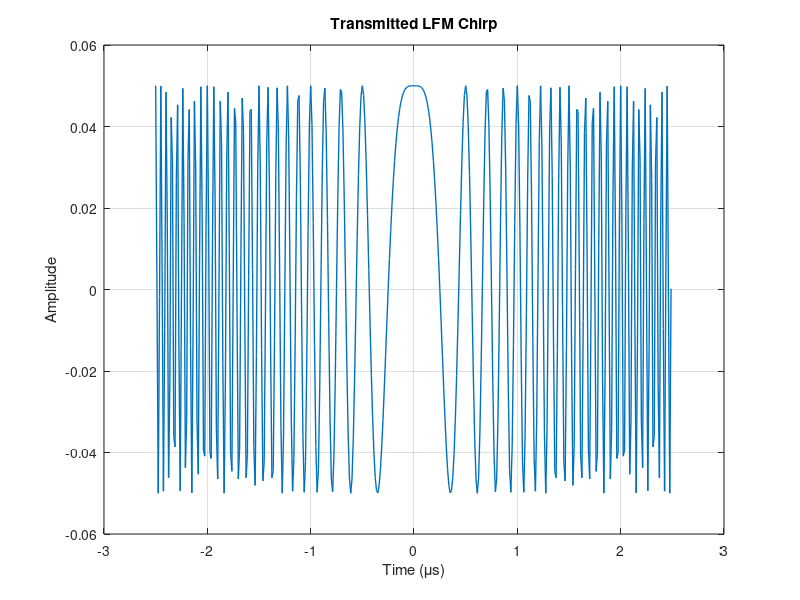
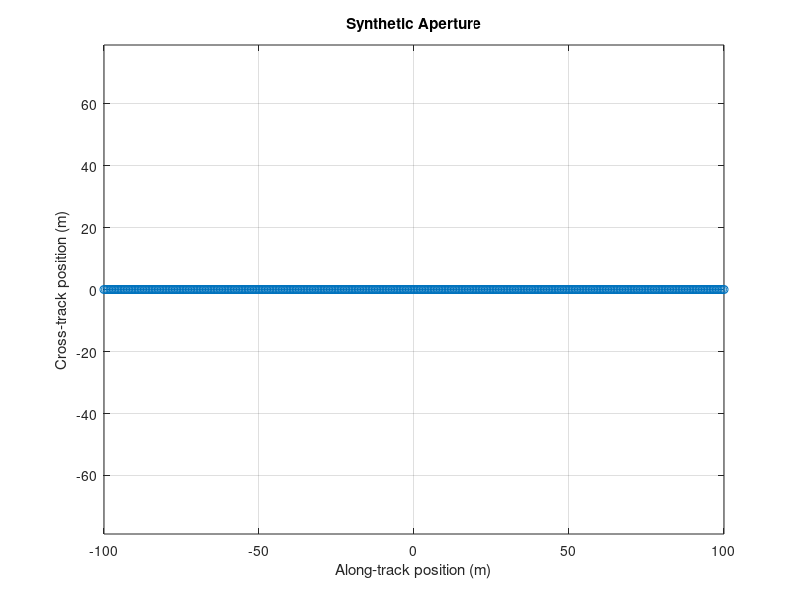
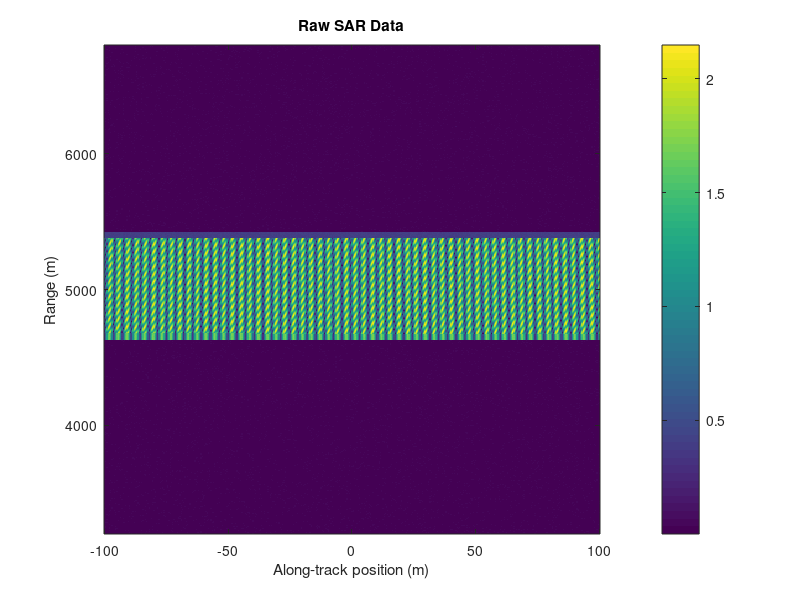
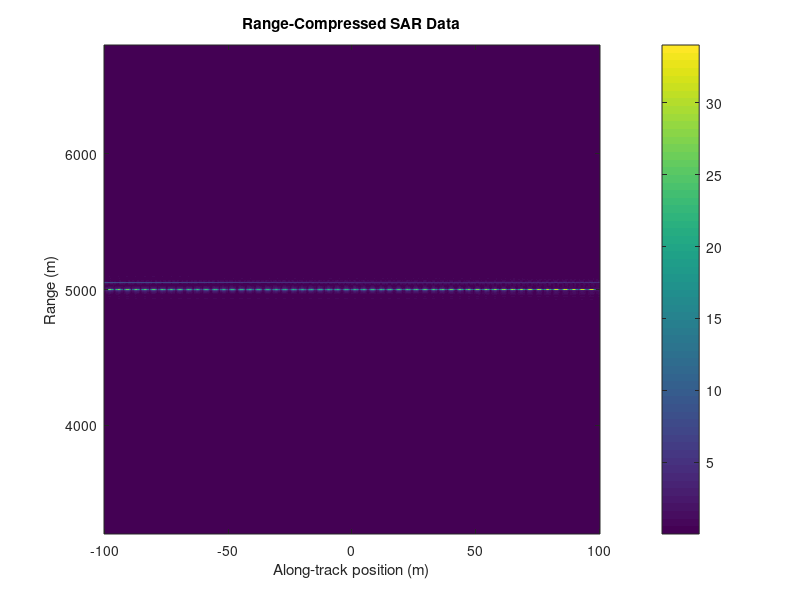

Write MATLAB code to recreate these figures, in order.
clear;
clc;
close all;

%% SAR Simulation
% LFM chirp -> raw SAR data -> range compression
% -> backprojection -> focused image

%% Radar parameters

c = 3e8;                    % speed of light
fc = 5.3e9;                 % carrier frequency
lambda = c/fc;              % wavelength

B = 40e6;                   % bandwidth
Tp = 5e-6;                  % pulse duration
K = B/Tp;                   % chirp rate

v = 100;                    % radar velocity
R0 = 5000;                  % reference range

fprintf("Wavelength = %.4f m\n", lambda);
fprintf("Range resolution = %.2f m\n", c/(2*B));
fprintf("Chirp rate = %.2e Hz/s\n", K);


%% Sampling

fs = 80e6;
dt = 1/fs;


%% Transmitted chirp

t_tx = -Tp/2 : dt : Tp/2-dt;
Nt = length(t_tx);

tx = exp(1j*pi*K*t_tx.^2);

% Normalize the chirp
tx = tx / sqrt(sum(abs(tx).^2));

figure;
plot(t_tx*1e6, real(tx), 'LineWidth', 1);

xlabel('Time (\mus)');
ylabel('Amplitude');
title('Transmitted LFM Chirp');
grid on;


%% Radar movement

aperture = 200;             % aperture length
Na = 401;                   % number of radar positions

x_radar = linspace(-aperture/2, aperture/2, Na);

figure;
plot(x_radar, zeros(size(x_radar)), 'o-');

xlabel('Along-track position (m)');
ylabel('Cross-track position (m)');
title('Synthetic Aperture');
grid on;
axis equal;


%% Targets
% [x position, range, reflectivity]

targets = [
    -40, 5000, 1.0;
      0, 5000, 0.7;
     40, 5050, 0.4
];

fprintf("\nTargets:\n");

for n = 1:size(targets,1)
    fprintf("Target %d: X = %.1f m, Range = %.1f m, Reflectivity = %.2f\n", ...
        n, targets(n,1), targets(n,2), targets(n,3));
end


%% Receive signal

t_rx = -12e-6 : dt : 12e-6;
Nr = length(t_rx);


%% Generate raw SAR data

raw = zeros(Nr, Na);

fprintf("\nGenerating raw SAR data...\n");

for k = 1:Na

    echo_total = zeros(1, Nr);

    % Current radar position
    radar_x = x_radar(k);

    for n = 1:size(targets,1)

        target_x = targets(n,1);
        target_y = targets(n,2);
        target_amp = targets(n,3);

        % Distance between radar and target
        R = sqrt((radar_x-target_x)^2 + target_y^2);

        % Delay relative to the reference range
        tau = 2*(R-R0)/c;

        t_shift = t_rx - tau;

        echo = zeros(1, Nr);

        % Only keep the part where the chirp exists
        valid = abs(t_shift) <= Tp/2;

        echo(valid) = exp(1j*pi*K*t_shift(valid).^2);

        % Phase change due to propagation
        propagation_phase = ...
            exp(-1j*4*pi*(R-R0)/lambda);

        echo_total = echo_total + ...
            target_amp .* echo .* propagation_phase;
    end

    raw(:,k) = echo_total(:);
end

fprintf("Raw SAR data generated.\n");


%% Add noise

noise_level = 0.02;

noise = noise_level/sqrt(2) * ...
    (randn(size(raw)) + 1j*randn(size(raw)));

raw_noisy = raw + noise;


%% Raw data plot

range_raw = R0 + c*t_rx/2;

figure;
imagesc(x_radar, range_raw, abs(raw_noisy));

xlabel('Along-track position (m)');
ylabel('Range (m)');
title('Raw SAR Data');

colorbar;
axis xy;


%% Range compression

fprintf("\nPerforming range compression...\n");

% Matched filter for the transmitted chirp
matched_filter = conj(fliplr(tx));

% FFT size for convolution
Nfft = 2^nextpow2(Nr + Nt - 1);

RAW = fft(raw_noisy, Nfft, 1);
H = fft(matched_filter, Nfft).';

% Apply matched filter
range_compressed_full = ifft(RAW .* H, Nfft, 1);


% Time axis after convolution
t_conv = t_rx(1) + t_tx(1) + ...
    (0:Nfft-1)*dt;

% Keep the useful part
valid_conv = t_conv >= -12e-6 & t_conv <= 12e-6;

compressed = range_compressed_full(valid_conv,:);

t_compressed = t_conv(valid_conv);

range_compressed = R0 + c*t_compressed/2;

fprintf("Range compression complete.\n");


%% Range-compressed data

figure;

imagesc(x_radar, range_compressed, abs(compressed));

xlabel('Along-track position (m)');
ylabel('Range (m)');
title('Range-Compressed SAR Data');

colorbar;
axis xy;


%% Image grid

x_image = linspace(-100, 100, 161);
range_image = linspace(4950, 5100, 121);

Nx = length(x_image);
Ny = length(range_image);

fprintf("\nImage size = %d x %d\n", Ny, Nx);


%% Backprojection

fprintf("\nPerforming SAR focusing...\n");

sar_image = zeros(Ny, Nx);

% Range spacing after compression
dr = range_compressed(2) - range_compressed(1);

Nrc = length(range_compressed);

% Grids for the radar positions and image range
[range_grid, radar_grid] = ndgrid(range_image, x_radar);

% Used for indexing all aperture positions at once
column_offset = (0:Na-1)*Nrc;


for ix = 1:Nx

    image_x = x_image(ix);

    % Distance from each radar position to each image pixel
    R_pixel = sqrt((radar_grid-image_x).^2 + range_grid.^2);

    % Corresponding round-trip delay
    tau_pixel = 2*(R_pixel-R0)/c;

    % Convert delay to range
    sample_range = R0 + c*tau_pixel/2;

    % Fractional sample position
    sample_index = ...
        (sample_range-range_compressed(1))/dr + 1;

    index_low = floor(sample_index);
    index_high = index_low + 1;

    fraction = sample_index-index_low;

    % Check that the interpolation indices are valid
    valid = index_low >= 1 & index_high <= Nrc;

    % Avoid invalid MATLAB indexing
    index_low(~valid) = 1;
    index_high(~valid) = 1;
    fraction(~valid) = 0;

    % Linear interpolation
    data_low = compressed(index_low + column_offset);
    data_high = compressed(index_high + column_offset);

    signal = data_low + ...
        fraction .* (data_high-data_low);

    signal(~valid) = 0;

    % Compensate the propagation phase
    phase_correction = ...
        exp(1j*4*pi*(R_pixel-R0)/lambda);

    signal = signal .* phase_correction;

    % Sum the signals from the whole aperture
    sar_image(:,ix) = sum(signal,2);

    if mod(ix,20) == 0
        fprintf("Processing image column %d / %d\n", ix, Nx);
    end
end

fprintf("SAR focusing complete.\n");


%% Normalize image

sar_abs = abs(sar_image);
sar_abs = sar_abs / max(sar_abs(:));


%% Focused SAR image

figure;

imagesc(x_image, range_image, sar_abs);

xlabel('Along-track position (m)');
ylabel('Range (m)');
title('Focused SAR Image');

colorbar;
axis xy;


%% Image in dB

sar_image_db = 20*log10(sar_abs + eps);

figure;

imagesc(x_image, range_image, sar_image_db);

xlabel('Along-track position (m)');
ylabel('Range (m)');
title('Focused SAR Image (dB)');

colorbar;
caxis([-40 0]);
axis xy;


%% Mark the actual target positions

hold on;

plot(targets(:,1), targets(:,2), ...
    'wx', 'MarkerSize', 12, 'LineWidth', 2);

for n = 1:size(targets,1)

    text(targets(n,1)+3, targets(n,2), ...
        sprintf('T%d',n), ...
        'Color','w', 'FontWeight','bold');

end

hold off;


%% Range profile

% Take the range profile through the strongest azimuth location
[~, strongest_x_index] = max(max(sar_abs,[],1));

range_profile = sar_abs(:,strongest_x_index);

range_profile_db = 20*log10(range_profile + eps);

figure;

plot(range_image, range_profile_db, 'LineWidth', 1.5);

xlabel('Range (m)');
ylabel('Magnitude (dB)');
title('SAR Range Profile');

grid on;
ylim([-40 5]);


%% Azimuth profile

% Take the azimuth profile through the strongest range location
[~, strongest_range_index] = max(max(sar_abs,[],2));

azimuth_profile = sar_abs(strongest_range_index,:);

azimuth_profile_db = 20*log10(azimuth_profile + eps);

figure;

plot(x_image, azimuth_profile_db, 'LineWidth', 1.5);

xlabel('Along-track position (m)');
ylabel('Magnitude (dB)');
title('SAR Azimuth Profile');

grid on;
ylim([-40 5]);


%% Find the three strongest peaks

fprintf("\nDetected image peaks:\n");

% Sort all pixels from strongest to weakest
[~, sorted_indices] = sort(sar_abs(:), 'descend');

num_peaks = 3;
reported = zeros(num_peaks,2);

count = 0;

for k = 1:length(sorted_indices)

    [row,col] = ind2sub(size(sar_abs), sorted_indices(k));

    candidate_x = x_image(col);
    candidate_range = range_image(row);

    % Don't report another peak too close to an existing one
    if count == 0

        count = 1;
        reported(count,:) = [candidate_x candidate_range];

    else

        distance = sqrt( ...
            (reported(1:count,1)-candidate_x).^2 + ...
            (reported(1:count,2)-candidate_range).^2);

        if all(distance > 10)

            count = count + 1;
            reported(count,:) = ...
                [candidate_x candidate_range];

        end
    end

    if count == num_peaks
        break;
    end
end


for n = 1:count

    fprintf("Peak %d: X = %.1f m, Range = %.1f m\n", ...
        n, reported(n,1), reported(n,2));

end


%% Final results

fprintf("\n========================================\n");
fprintf("SAR PROCESSING COMPLETE\n");
fprintf("========================================\n");

fprintf("Carrier frequency  = %.2f GHz\n", fc/1e9);
fprintf("Bandwidth          = %.2f MHz\n", B/1e6);
fprintf("Wavelength         = %.4f m\n", lambda);
fprintf("Range resolution   = %.2f m\n", c/(2*B));
fprintf("Synthetic aperture = %.1f m\n", aperture);
fprintf("Radar positions    = %d\n", Na);
fprintf("Image size         = %d x %d\n", Ny, Nx);
fprintf("FFT size           = %d\n", Nfft);

fprintf("\nExpected target positions:\n");

for n = 1:size(targets,1)

    fprintf("Target %d: X = %6.1f m, Range = %6.1f m, Reflectivity = %.2f\n", ...
        n, targets(n,1), targets(n,2), targets(n,3));

end

fprintf("\nSimulation finished successfully.\n");
